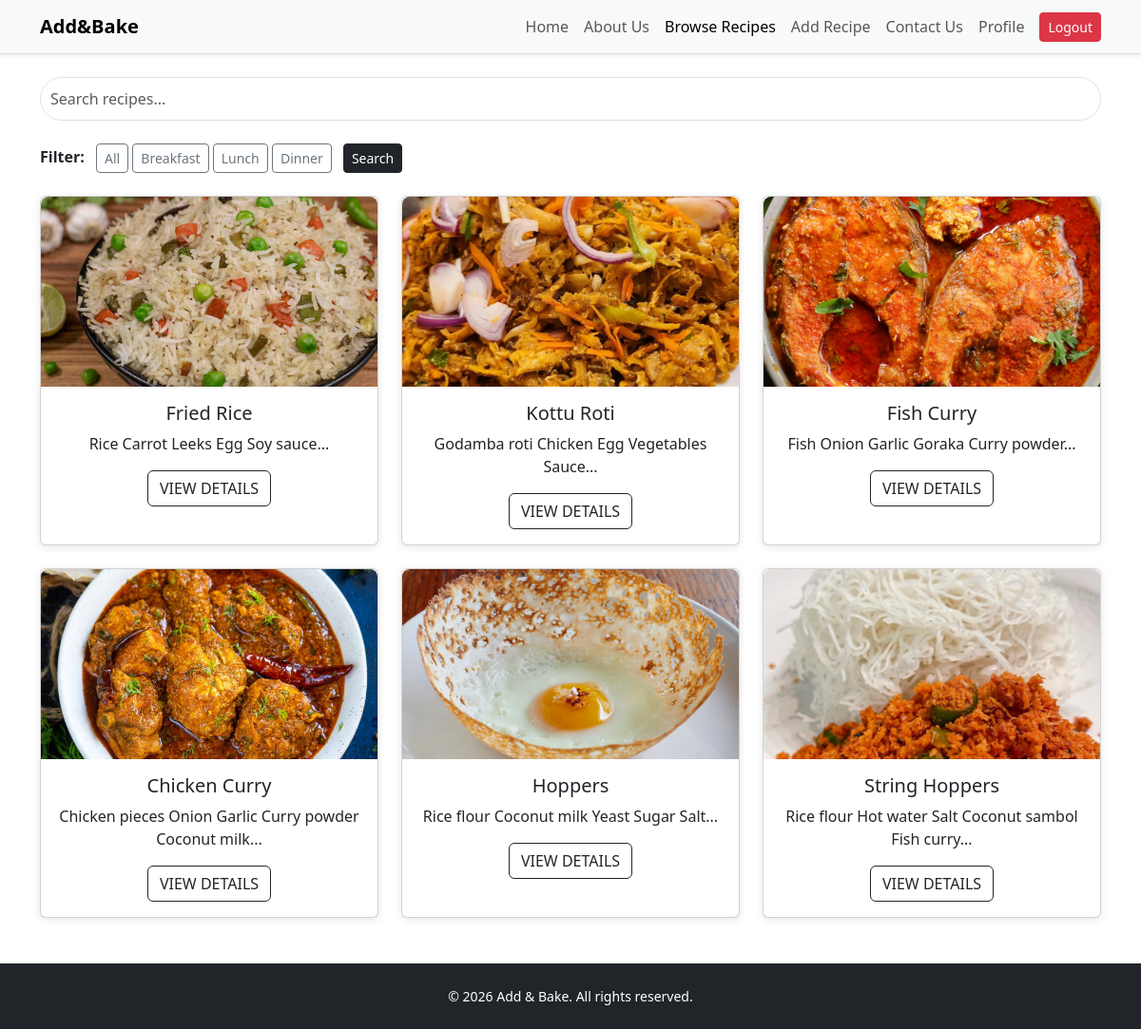
Page /recipes.php (signed in) on the committed database.
### tables this page shows
CREATE TABLE recipes (
    id INT AUTO_INCREMENT PRIMARY KEY,
    title VARCHAR(255) NOT NULL,
    category VARCHAR(100) NOT NULL,
    ingredients TEXT NOT NULL,
    instructions TEXT NOT NULL,
    image VARCHAR(255) DEFAULT NULL,
    user_id INT NOT NULL,
    created_at TIMESTAMP DEFAULT CURRENT_TIMESTAMP,
    FOREIGN KEY (user_id) REFERENCES users(id) ON DELETE CASCADE
);

### recipes.php (the view, shortened to what this page needs)
<?php
include("includes/db.php");
$search = trim($_GET['search'] ?? '');
$sql = "SELECT id, title, category, ingredients, image FROM recipes WHERE 1=1";
$sql .= " ORDER BY id DESC";
$stmt = $conn->prepare($sql);
$stmt->execute();
$result = $stmt->get_result();
?>
<!DOCTYPE html>
<html lang="en">
<head>
  <link rel="stylesheet" href="css/styles.css" />
  <link href="https://cdn.jsdelivr.net/npm/bootstrap@5.3.2/dist/css/bootstrap.min.css" rel="stylesheet" />
</head>
<body>
<nav class="navbar navbar-expand-lg navbar-light bg-light shadow-sm">
  <div class="container">
    <a class="navbar-brand fw-bold" href="index.php">Add&Bake</a>
    <div class="collapse navbar-collapse" id="navbarNav">
      <ul class="navbar-nav ms-auto align-items-center">
        <li class="nav-item"><a class="nav-link" href="index.php">Home</a></li>
        <li class="nav-item"><a class="nav-link" href="about.php">About Us</a></li>
        <li class="nav-item"><a class="nav-link active" href="recipes.php">Browse Recipes</a></li>
        <li class="nav-item"><a class="nav-link" href="add_recipe.php">Add Recipe</a></li>
        <li class="nav-item"><a class="nav-link" href="contact.php">Contact Us</a></li>
        <li class="nav-item"><a class="nav-link" href="profile.php">Profile</a></li>
        <li class="nav-item ms-2"><a class="btn btn-danger btn-sm" href="auth/logout.php">Logout</a></li>
      </ul>
    </div>
  </div>
</nav>
<div class="container mt-4">
  <form method="GET" action="recipes.php">
    <input
      type="search"
      name="search"
      class="form-control mb-4"
      placeholder="Search recipes..."
      value="<?php echo htmlspecialchars($search); ?>"
    />
    <div class="mb-4">
      <strong>Filter:</strong>
      <a href="recipes.php?category=all&search=<?php echo urlencode($search); ?>" class="btn btn-outline-secondary btn-sm ms-2">All</a>
      <a href="recipes.php?category=Breakfast&search=<?php echo urlencode($search); ?>" class="btn btn-outline-secondary btn-sm">Breakfast</a>
      <a href="recipes.php?category=Lunch&search=<?php echo urlencode($search); ?>" class="btn btn-outline-secondary btn-sm">Lunch</a>
      <a href="recipes.php?category=Dinner&search=<?php echo urlencode($search); ?>" class="btn btn-outline-secondary btn-sm">Dinner</a>
      <button type="submit" class="btn btn-dark btn-sm ms-2">Search</button>
    </div>
  </form>
  <div class="row g-4">
    <?php if ($result->num_rows > 0): ?>
      <?php while ($recipe = $result->fetch_assoc()): ?>
        <div class="col-md-4">
          <div class="card h-100">
            <img
              src="<?php echo !empty($recipe['image']) ? htmlspecialchars($recipe['image']) : 'images/chicken curry.jpg'; ?>"
              class="card-img-top"
              alt="<?php echo htmlspecialchars($recipe['title']); ?>"
            />
            <div class="card-body text-center">
              <h5><?php echo htmlspecialchars($recipe['title']); ?></h5>
              <p><?php echo htmlspecialchars(substr($recipe['ingredients'], 0, 80)); ?>...</p>
              <a href="recipe_details.php?id=<?php echo $recipe['id']; ?>" class="btn btn-outline-dark">VIEW DETAILS</a>
            </div>
          </div>
        </div>
      <?php endwhile; ?>
    <?php else: ?>
      <div class="col-12">
        <div class="alert alert-warning text-center">No recipes found.</div>
      </div>
    <?php endif; ?>
  </div>
</div>
<footer class="bg-dark text-white text-center mt-5 p-4">
  <p>© 2026 Add & Bake. All rights reserved.</p>
</footer>
</body>
</html>

### css/styles.css (style rules this page uses)
body { font-family: Arial, sans-serif; background:#f5f5f5; margin:0; padding:0; }
.navbar { border-bottom:1px solid #ddd; }
.navbar-brand { font-weight:bold; font-size:20px; }
.card { border:none; box-shadow:0 2px 8px rgba(0,0,0,0.1); border-radius:8px; transition:0.3s; }
.card img { height:200px; object-fit:cover; border-top-left-radius:8px; border-top-right-radius:8px; }
input[type="search"] { border-radius:25px; padding:10px; }
footer { background:#222; color:white; text-align:center; padding:20px; margin-top:40px; }
footer p { margin:0; font-size:14px; }
.btn-outline-dark, .btn-primary, .btn-dark, .btn-danger { border-radius:25px; }

### rows in the picture
recipes: image (picture), title "Fried Rice", ingredients "Rice Carrot Leeks Egg Soy sauce"
recipes: image (picture), title "Kottu Roti", ingredients "Godamba roti Chicken Egg Vegetables Sauce"
recipes: image (picture), title "Fish Curry", ingredients "Fish Onion Garlic Goraka Curry powder"
recipes: image (picture), title "Chicken Curry", ingredients "Chicken pieces Onion Garlic Curry powder Coconut milk"
recipes: image (picture), title "Hoppers", ingredients "Rice flour Coconut milk Yeast Sugar Salt"
recipes: image (picture), title "String Hoppers", ingredients "Rice flour Hot water Salt Coconut sambol Fish curry"
